Frame 1 (no input): blank canvas, image omitted
Frame 60 (the mouse pressed at the canvas centre just before this capture): blank canvas, image omitted
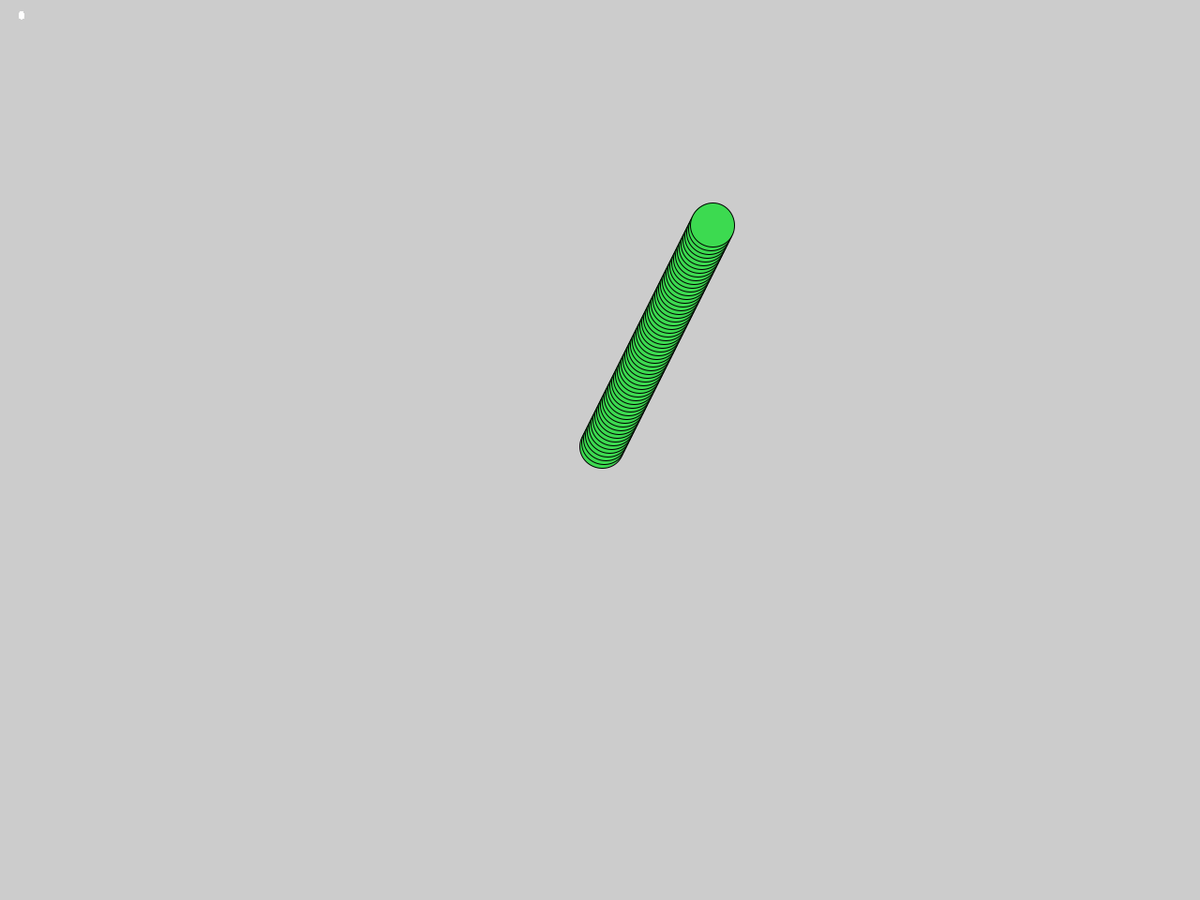
Frame 120 (the mouse held since frame 60 and released just before this capture)

The Processing sketch whose frames 1 and 60 were blank and that drew this single picture after the mouse press (run headless with seeded random() and noise(); from frame 60 on, the mouse is pressed at the canvas centre):

// Processing sketch: prh3
// ── prh3.pde




private dot mdots[];
private int ndots = 0;

void setup() {
  size(1280,960); //<>//
  clear();
  mdots = new dot[1000];
}

void draw() {
  clear(); //<>//
  for (dot d : mdots) {
    if (d != null)
      d.update();
  }
  fill(255,255,255);
  text(ndots, 20,20);
}

void mousePressed() {
  int dx = 0; while (dx == 0) { dx = int(random(-10,10)); }
  int dy = 0; while (dy == 0) { dy = int(random(-10,10)); }
  mdots[ndots++] = new dot(mouseX, mouseY, dx, dy, int(random(5,50)), color(random(255), random(255), random(255))); //<>//
}
// ── dot.pde

class dot {
  int mx, my;      // position 
  int mdx, mdy;    // velocity
  int mdiam;       // diameter 
  color mcolor;    // color  
  
  public dot(int x, int y, int dx, int dy, int diam, color c) {
    mx=x; my=y; mdx=dx; mdy=dy; mdiam=diam; mcolor=c; 
  }
  
  public void update() {
    mx += mdx;
    if (mx < 0 || mx > 1280) 
      mdx = -mdx;
    my += mdy;
    if (my < 0 || my > 960)
      mdy = -mdy;
    
    fill(mcolor);  // rgba
    ellipse(mx, my, mdiam, mdiam);
  }
}
  
